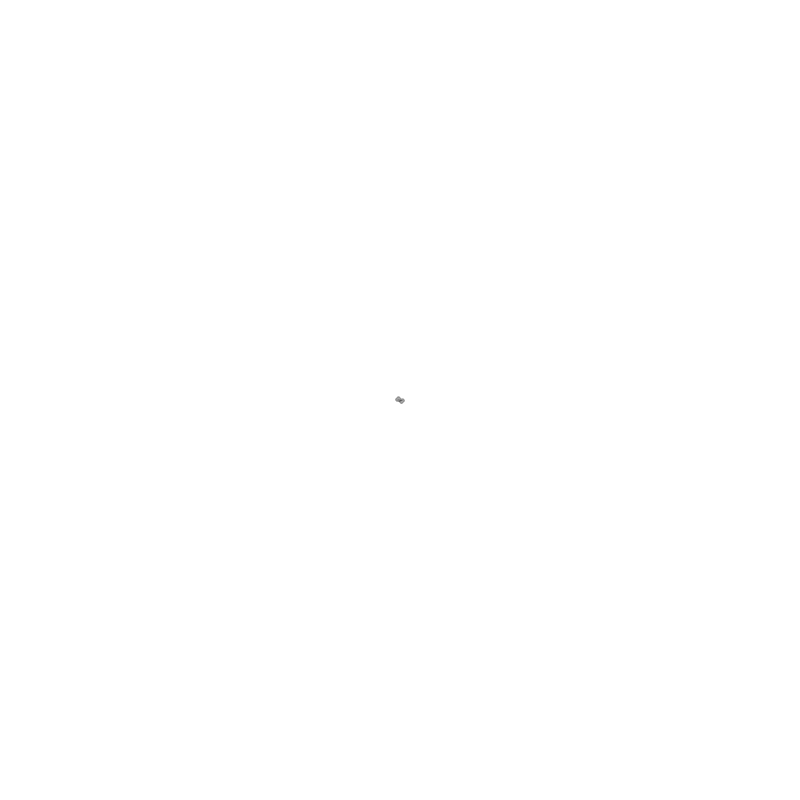
Frame 1 (no input)
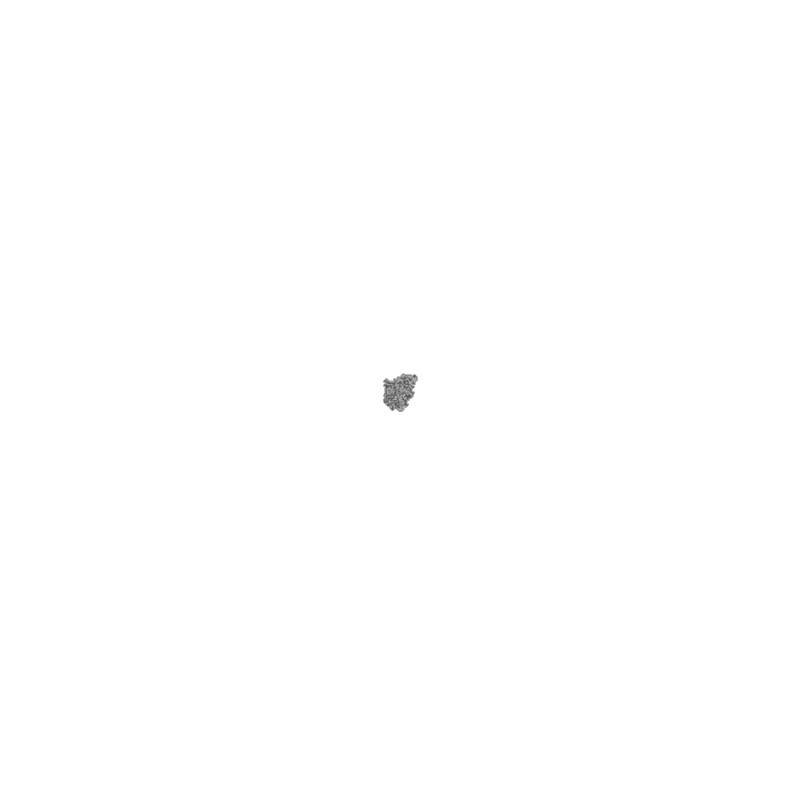
Frame 60 (no input)
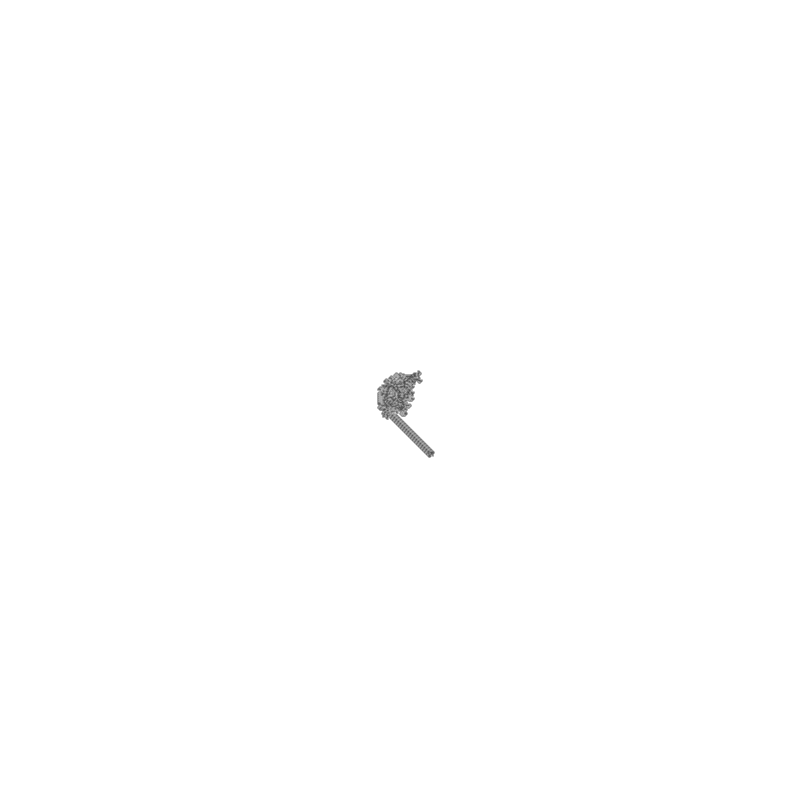
Frame 120 (the mouse pressed at the canvas centre since frame 60)

The p5.js sketch that drew these frames (run headless with seeded random() and noise() and a simulated clock; from frame 60 on, the mouse is pressed at the canvas centre):

// p5.js sketch
// ── sketch.js
//Global Variables
var ant_x;// X coordinate of the ant
var ant_y;//Y coordinate of the ant
var ant_dir;//The direction the ant will move/ is facing
// Making a 2D array to store and display pixels
var grid;

//In order to increase readability of code, instead of using numbers to show direction of ant movement, variables are used
var up = 0;
var down = 2;
var left = 3;
var right = 1; //so that increment/decrement of ant_dir corresponds to 90 degrees of clockwise/anticlockwise turns

function setup() {
  createCanvas(800, 800);
  //Initialize the ant to start at the centre of the screen
  ant_x = width/2;
  ant_y = height/2;

  //Make the ant's starting direction random
  orientation_ant = [up, down, left, right];
  ant_dir = random(orientation_ant);
  
  

}
grid = new Array(800);
  for (var i = 0; i < grid.length; i++) {
    grid[i] = new Array(800);
    for (var j = 0; j < grid[i].length; j++) {
      grid[i][j] = 0; //Each pixel on the screen corresponds to one element; the value of this element decides the pixel color
    }
  }

//Implement functions for the rules
//* At a white square, turn 90° clockwise, flip the color of the square, move forward one unit
//* At a black square, turn 90° counter-clockwise, flip the color of the square, move forward one unit

function turn_Clockwise(){
ant_dir++;
if(ant_dir > left){
  ant_dir = up;
}

}
function turn_antiClockwise(){
  ant_dir --;
  if(ant_dir < up){
  ant_dir = left;}
  
}
function move_forward(){
  if(ant_dir == up){
    ant_y--;
  }else if(ant_dir == right){
    ant_x++;
  }else if(ant_dir == down){
    ant_y++;
  }else if(ant_dir == left){
    ant_x--;
  }

//If the ant crosses the boundary of the screen, bring it back to the centre
   if(ant_x > width -1 || ant_y > height -1 || ant_x <0 || ant_y < 0){
    ant_x = width/2;
    ant_y = height/2;
    //we use -1 so that ant_x or ant_y never exceeds the largest index of the array
  }

}


function draw() {
  strokeWeight(1);//Should only be 1 pixel wide
  for (var t = 0; t < 100; t++) { //n sets the speed of the ant - alloing it to draw more pixels per frame shown
    var state = grid[ant_x][ant_y];
    if (state == 0) {//If the pixel is white, turn Clockwise, invert color
      turn_Clockwise();
      grid[ant_x][ant_y] = 1;
    } else if (state == 1) {//If the pixel is black, turn Anticlockwise, invert color
      turn_antiClockwise();
      grid[ant_x][ant_y] = 0;
    }

    
    if (grid[ant_x][ant_y]) {
      stroke(color(0));//If value is 1, make pixel black
    } else{
      stroke(color(255));//If value is 0, make pixel white
    }
    point(ant_x, ant_y);//Draw the pixel as a point
    move_forward();
  }

}
function mouseClicked(){ //Changes ant's position to cursor
  if(mouseX > 0 && mouseX < width-1 && mouseY> 0 && mouseY < height -1){
    ant_x = mouseX;
    ant_y = mouseY;
  }
 

}
